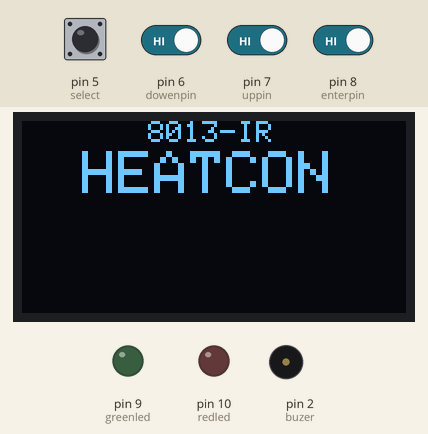
The sketch below on a simulated Arduino Uno, built with avr-gcc and run on an emulated ATmega328P. On the bench: 128×64 one-colour display, output pins drawn as LEDs (lit = HIGH), buzzer (waves = sounding, pin HIGH). The inputs (shaded band) are chosen by the test bench; at power-on: pin 5 (select), pin 6 (dowenpin), pin 7 (uppin), pin 8 (enterpin) HIGH. EEPROM starts erased.

Above: at 4.2 s.
4.3 s: pin 5 (select) pulled LOW for 0.15 s
At 5.6 s:
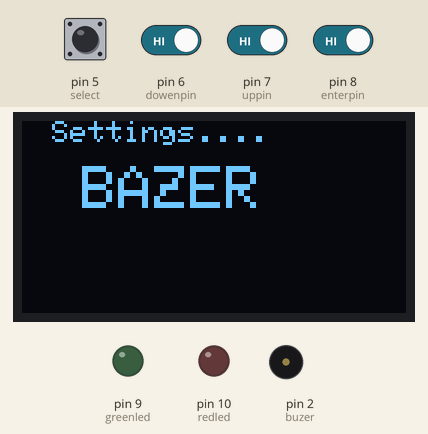
6.8 s: pin 6 (dowenpin) driven LOW
At 8.5 s:
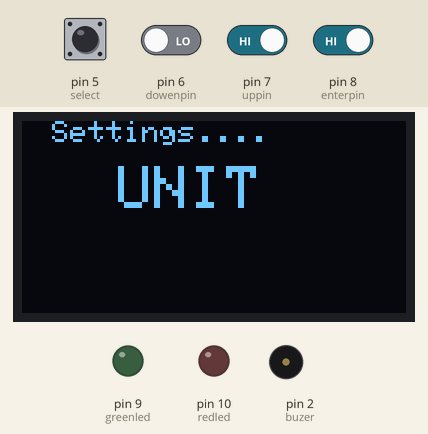
8.8 s: pin 5 (select) pulled LOW for 1 s
At 10.1 s:
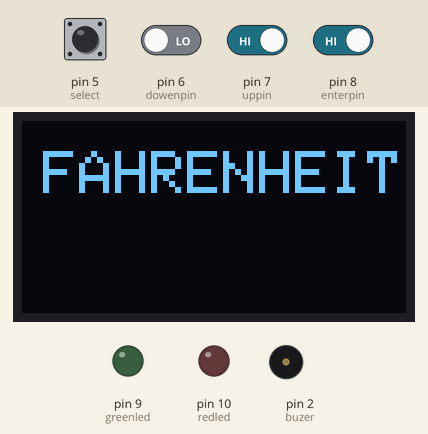
11.8 s: pin 5 (select) pulled LOW for 1 s
At 13.2 s:
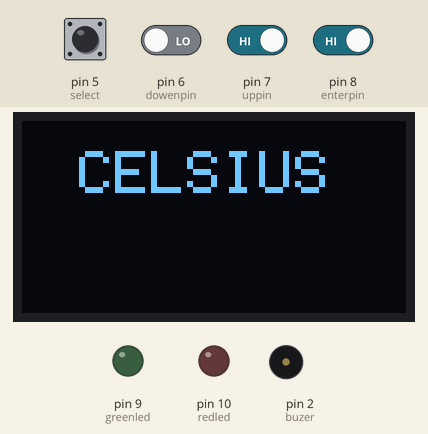
14.8 s: pin 5 (select) driven LOW and pin 6 (dowenpin) driven HIGH and pin 7 (uppin) driven LOW and pin 8 (enterpin) driven LOW
At 18.9 s:
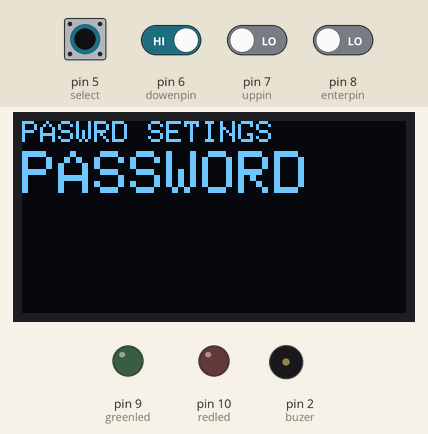
Timing chart, 0 to 20.4 s (numbered marks = the images above; inputs shaded):
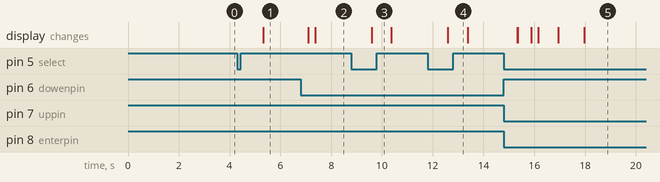

The sketch:

password_code.ino
```cpp
/*************************************************************************************************************************************************
  HARDWARCALIBRATIONE             = NITHIN & RAJATH
  SOFTWARE             = NITHIN N
  SOFTWARE VERSION     = 8014 V7
  SOFTWARE REQUIRMENT  = -----------------------
                     1) AUTOMATIC SELECTION C&F UNIT
                     2) ALRAM SETTINGS
                     3) BUZER SOUND SELECTABLE
                     4)  FACTOR
                     5) PASSWORD CHECKING
                     6) SENSOE ERROR DETECTION
                     7) DISTANCE CALIBRATION
                     8) AMBINT COMPENSATION ALGORITHM

  MODIFICATION DATE  = 06-08-2020 07-03-2021


**************************************************************************************************************************************************/
#include <Wire.h>

#include <EEPROM.h>
#include <Adafruit_GFX.h>
#include <Adafruit_SSD1306.h>
#define   OLED_RESET -1
Adafruit_SSD1306 display(OLED_RESET);
#define D6T_addr 0x0A
#define D6T_cmd 0x4C
#define  echoPin   11
#define  trigPin   12
#define  greenled  9
#define  redled    10
#define  buzer     2
#define  relay_1   2
#define  relay_2   2
#define  temp_limit 1000

// EEPROM adress
const byte adres_0   = 0;
const byte adres_1   = 2;
const byte adres_2   = 3;
const byte adres_3   = 4;
const byte adres_5   = 5;
const byte adres_6   = 6;
const byte adres_7   = 7;
const byte addr15   = 8;
const byte addr16   = 9;
const byte addr17   = 10;

byte unit_flg = 0,buzr_flg=0,alrm_flg=0;
byte alrm_tempF = 0;

// button pin
const byte select   = 5;
const byte enterpin = 8;
const byte dowenpin = 6;
const byte uppin    = 7;

byte  enter = 0;
byte  upp   = 0;
byte  dowen = 0;
byte  selec = 0;

// thermopile variable
int rbuf[35];
float tdata[16];
float t_PTAT;

// ultrasonic sensor
long duration;
int distance;
int set_val, low, high, password;
byte unit;
// function
void button_cal(void);
byte Dis_mesrmt(void);
float init_D6t();
byte Timer;

// calif
 float cali_f=0;
void EEPROMread(void);
void pass_check(void);
void setting_fn(void);
void beepon_off(void);
void password_check(void );
void password_set(void);
void password_set_decisoion(void );
  byte sensor_flag, Distance1,alrm_tempC=0;
  float t,cali_c=0;
  byte pass_word_status = 0;

void setup()
{
  Wire.begin();
  Serial.begin(9600);
  pinMode(select,   INPUT);
  pinMode(uppin,    INPUT);
  pinMode(dowenpin, INPUT);
  pinMode(enterpin, INPUT);
  pinMode(trigPin,  OUTPUT);// Set the trigPin as an OUTPUT
  pinMode(echoPin,  INPUT);
  pinMode(greenled, OUTPUT);
  pinMode(redled,   OUTPUT);
  pinMode(buzer,    OUTPUT);

  display.begin();
  display.begin();
  display.clearDisplay();
  display.setTextSize(1);
  display.setTextColor(WHITE);
  display.setCursor(42, 0);
  display.print("8013-IR");
  display.setCursor(20, 10);
  display.setTextSize(2);
  display.print("HEATCON");
  display.display();
  delay(3000);

}

void loop()
{

  EEPROMread();
  display.clearDisplay();


         button_cal();
         if (!selec)
          {
            delay(500);
            while(1)
              {
                  button_cal();
                  setting_fn();
                  if (!enter)
                   break;
              }
          }

    }


void button_cal(void)
{
  enter = digitalRead(enterpin);
  upp   = digitalRead(uppin);
  selec = digitalRead(select);
  dowen = digitalRead(dowenpin);
}
void beepon_off()
{
    if (buzr_flg == 0)
    digitalWrite(buzer, HIGH);
    else
    digitalWrite(buzer, LOW);
}

void EEPROMread(void)
{

   unit_flg  = EEPROM.read(adres_0);
   buzr_flg=   EEPROM.read(adres_1);
   alrm_tempF= EEPROM.read(adres_2);
   EEPROM.get(adres_3, cali_f);
}


void setting_fn(void)
{
  byte timeflag = 0, count = 0, count1 = 2,count3=1;
  delay(500);
  while (1)
  {

   // else{
    button_cal();
    if (!upp)
    {
      delay(250);
      count1++;
      if (count1 > 4)
      {
        count1 = 0;
      }
      if (count1 < 0)
        count1 = 0;

    }
    if (!dowen)
    {
      delay(250);
      count1--;
      if (count1 < 0)
        count1 = 0;
      if (count1 > 4)
      {
        count1 = 0;
      }

    }
      display.clearDisplay();
      display.setTextSize(1);
      display.setCursor(10, 0);
      display.print("Settings....");
      display.setTextSize(2);
      display.setCursor(20, 15);
    if (count1 == 0)
    {
      display.print(" UNIT ");
      display.display();
    }
    else if (count1 == 1)
    {

      display.print("ALARM");
      display.display();
    }
    else if (count1 == 2)
    {

      display.print("BAZER");
      display.display();
    }
    else if (count1 == 3)
    {

      display.print("PASSWD");
      display.display();
      delay(1000);
    }
    else
    {
      display.print("EXIT");//
      display.display();
       if ((!enter) && (count1 == 3))
        {
         count1 = 0;
         delay(500);
         break;
        }
    }
    switch (count1)
    {
      case 0:
        {
          if ((!selec))
          {
            delay(250);
            count++;
            if (count > 1)
            {
              count = 0;
            }
            if (count == 0)
            {
              unit_flg =0;
              EEPROM.write(adres_0, unit_flg);
              display.clearDisplay();
              display.setTextSize(2);
              display.setCursor(7, 10);
              display.print(" CELSIUS");
              display.display();
              delay(500);
            }
            else
            {
              unit_flg = 1;
              EEPROM.write(adres_0, unit_flg);
              display.clearDisplay();
              display.setTextSize(2);
              display.setCursor(7, 10);
              display.print("FAHRENHEIT");
              display.display(); delay(500);
            }

          }
        }
        break;
      case 1:
         {
               if(!selec)
                  {
                    while (1)
                       {
                          button_cal();
                          if (alrm_tempF < 95)
                          alrm_tempF = 95;
                          else if (alrm_tempF > 120)
                          alrm_tempF = 120;

                             display.clearDisplay();
                             display.setTextSize(1);
                             display.setCursor(40, 0);
                             display.print("ALARM-F");
                             display.setTextSize(3);
                             display.setCursor(38, 10);
                             display.print(alrm_tempF, 1);
                             display.display();

                                 if (!dowen)
                                   {
                                     delay(200);
                                     alrm_tempF--;
                                   }
                                 if(!upp)
                                   {
                                      delay(200);
                                      alrm_tempF++;
                                   }
                                 if (!enter)
                                   {
                                     delay(50);
                                     EEPROM.write(adres_2, alrm_tempF);
                                     break;
                                  }
                       }
                 }
        }
       break;
       case 2:
          {
                  if ((!selec))
                      {
                          delay(250);
                          count3++;
                          if (count3 > 1)
                          count3 = 0;
                          if (count3 == 0)
                           {
                                buzr_flg =0;
                                EEPROM.write(adres_1, buzr_flg);
                                display.clearDisplay();
                                display.setTextSize(2);
                                display.setCursor(7, 10);
                                display.print("BEEP ON");
                                display.display();
                                delay(500);
                           }
                          else
                           {
                                buzr_flg = 1;
                                EEPROM.write(adres_1, buzr_flg);
                                display.clearDisplay();
                                display.setTextSize(2);
                                display.setCursor(7, 10);
                                display.print("BEEP OFF");
                                display.display(); delay(500);
                            }

                      }
        }
         break;
          case 3:
          {
             display.clearDisplay();
             display.setTextSize(1);
             display.setCursor(0, 0);
             display.print("PASWRD SETINGS");
             display.setTextSize(2);
             display.setCursor(0, 10);
             display.print("PASSWORD");
             display.display();
             delay(5000);
            display.clearDisplay();
                  while(1)
                  {

                                 password_set_decisoion();


                      }
        }
         break;
  }
  }
  }

 void calibraction_fn(void)
  {
          display.clearDisplay();
          display.setTextSize(1);
          display.setCursor(0,0);
          display.print("calibration factor-F");
          display.setTextSize(2);
          display.setCursor(10, 10);
          display.print((char)237);
          display.print(" = ");
          display.print(cali_f,1);
          display.display();
          delay(1000);
     while(1)
      {
          button_cal();
           if(cali_f>=10.0)
             cali_f=-10.0;
             else if(cali_f<=-10.0)
             cali_f=10.0;

           if(!upp)
           {
             delay(200);
             cali_f=cali_f+0.1;

           }
           else if(!dowen)
           {
             delay(200);
             cali_f=cali_f-0.1;

           }
           if(!enter)
           break;

          EEPROM.put(adres_3, cali_f);
          display.clearDisplay();
          display.setTextSize(1);
          display.setCursor(0,0);
          display.print("calibration factor-F");
          display.setTextSize(2);
          display.setCursor(10, 10);
          display.print((char)237);
          display.print(" = ");
          display.print(cali_f,1);
          display.display();

    }
  }
void  password_check(void )
{
  int PASS_WORD_ENTER = 0, DEFAULT_PASSWORD = 1111, SET_PASS_WORD=0;
  delay(100);
 // SET_PASS_WORD|=EEPROM.read(addr15);
   SET_PASS_WORD=EEPROM.read(addr16)*256+EEPROM.read(addr15);
  PASS_WORD_ENTER= enter_pass_word();
  if (PASS_WORD_ENTER == SET_PASS_WORD ||PASS_WORD_ENTER == DEFAULT_PASSWORD)
  {
    display.clearDisplay();
    display.setTextSize(2);
    display.setCursor(1,10);
    display.print("ACCESSED");
    display.setTextSize(2);
    display.display();
    delay(3000);
     setting_fn();
  }
  else {
    display.clearDisplay();
    display.setTextSize(2);
    display.setCursor(1,10);
    display.print("DENIED");
    display.setTextSize(2);
    display.display();
    delay(3000);

  }
}

//////////////////////////////////////////////////////enter password
int  enter_pass_word(void )
{
  byte pass_word_enter[4]={0,0,0,0}, dig_position = 0,indvdual_digits=0,last_byte=0,first_byte=0;
  int array_to_int = 0, w=0;
  while (1)
  {
    button_cal();
    display.clearDisplay();
    display.setTextSize(1);
    display.setCursor(2,1);
    display.print("enter_password:");
    display.setTextSize(2);
    display.setCursor(20, 12);
    display.print(pass_word_enter[0], 1);
    display.print(pass_word_enter[1], 1);
    display.print(pass_word_enter[2], 1);
    display.print(pass_word_enter[3], 1);
    display.setTextSize(2);
    display.setCursor(20+(dig_position*12),23);
    display.print('-');
    display.display();
    delay(400);
    if (upp==0)
    {
      indvdual_digits++;
      delay(200);
      if (indvdual_digits >9)
      {
       indvdual_digits = 0;
        delay(200);
      }

       pass_word_enter[dig_position]=indvdual_digits;

    }
    else if (dowen==0)
    {
      dig_position++;
      delay(200);
      indvdual_digits=pass_word_enter[dig_position];
      if (dig_position> 3)
      {
        dig_position = 0;
        delay(200);
      }
    }
    else if (enter==0)
    {
      array_to_int = 0;
      for (int i = 0; i <= 3; i++)
      {
        array_to_int = pass_word_enter[i] + array_to_int * 10;
      }
      delay(200);
      return array_to_int;
    }

  }//1st while end
}
/////////////////////////////////////////password_reset()/////////////////////
void password_set(void)
{
  byte pass_word_enter[4]={0,1,2,3}, dig_position = 0,indvdual_digits=0,last_byte=0,first_byte=0;
  int array_to_int =0;
  while (1)
  {
     button_cal();
    display.clearDisplay();
    display.setTextSize(1);
    display.setCursor(0,0);
    display.print("ENTER NEW PSWD:");
    display.setTextSize(2);
    display.setCursor(20, 12);
    display.print(pass_word_enter[0], 1);
    display.print(pass_word_enter[1], 1);
    display.print(pass_word_enter[2], 1);
    display.print(pass_word_enter[3], 1);
    display.setTextSize(2);
    display.setCursor(20+(dig_position*12),23);
    display.print('-');
    display.display();
    if (upp==0)
    {
      indvdual_digits++;
      delay(200);
      if (indvdual_digits >9)
      {
       indvdual_digits = 0;
        delay(200);
      }
       pass_word_enter[dig_position]=indvdual_digits;
    }
    else if (dowen==0)
    {
      dig_position++;
      delay(200);
      indvdual_digits=pass_word_enter[dig_position];
      if (dig_position>3)
      {
        dig_position = 0;
        delay(200);
      }
    }
    else if (selec==0)
    {
      array_to_int = 0;
      for (int i = 0; i <= 3; i++)
      {
        array_to_int = pass_word_enter[i] + array_to_int * 10;
      }
      delay(200);
      last_byte=(array_to_int>>8);
      first_byte=(array_to_int);
    EEPROM.write(addr15,first_byte);
    EEPROM.write(addr16,last_byte);
    setting_fn(); //GO MAIN LOOP

    }
}
}
///////////////////////////////////////////password_status//////////////////////////////
void password_set_decisoion(void )
{

  while (1)
  {button_cal();
       display.clearDisplay();
    display.setTextSize(1);
    display.setCursor(2 , 1);
    display.print("password_set:-");
     display.setTextSize(2);
     display.setCursor(12,10);
     if(pass_word_status==0)
     {
      display.print("YES");
      }
      else if(pass_word_status==1)
      {
       display.print("NO");
      }
     display.display();
    if (upp==0)
    {
      pass_word_status++;
      delay(400);
      if (pass_word_status>1)
       pass_word_status=1;
    }
    else if (dowen==0)
    {
      pass_word_status--;
      delay(400);
      if (pass_word_status<0)
      pass_word_status=0;
    }
    else if (enter==0)
    {
      EEPROM.write(addr17,pass_word_status);
      delay(200);
      if(pass_word_status==0)
      {
      password_set();
      }
      setting_fn();
    }

  }
}
```

Measured:
- after the input at 4.3 s, the display: changes after 1.0 s (image 1)
- after the input at 6.8 s, the display: first changes after 0.30 s (image 2 shows a later state)
- after the input at 8.8 s, the display: changes after 0.80 s (image 3)
- after the input at 11.8 s, the display: changes after 0.80 s (image 4)
- after the input at 14.8 s, the display: first changes after 0.52 s (image 5 shows a later state)
